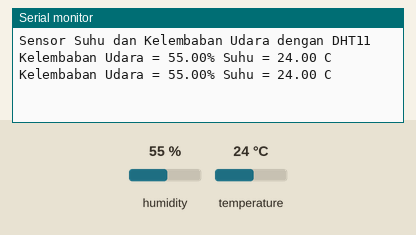
The sketch below on a simulated Arduino Uno, built with avr-gcc and run on an emulated ATmega328P. On the bench: the last lines printed to the serial monitor. Inputs (shaded band) come from the test bench; at power-on: humidity 55 %, temperature 24 °C.

Above: at 2.7 s.
2.8 s: humidity set to 22 %
At 4.1 s:
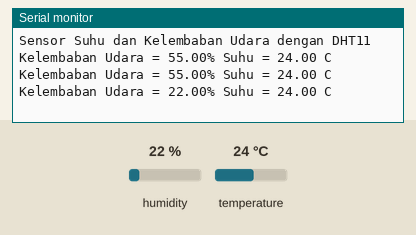
4.3 s: temperature set to 12 °C
At 5.4 s:
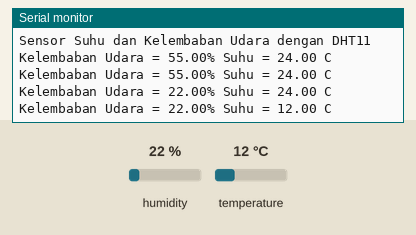
5.8 s: humidity set to 40 %
At 7.5 s:
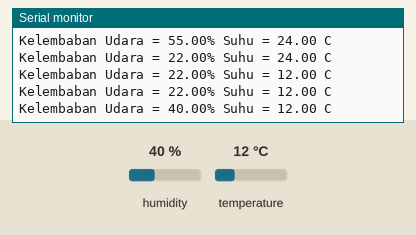
Timing chart, 0 to 9.0 s (numbered marks = the images above; inputs shaded):
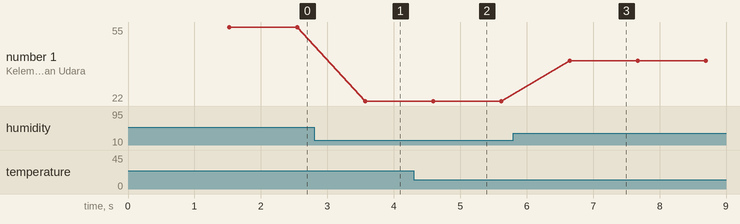

Measured:
- after the input at 2.8 s, the serial monitor: prints a new line after 0.77 s (image 1)
- after the input at 4.3 s, the serial monitor: prints a new line after 0.30 s (image 2)
- after the input at 5.8 s, the serial monitor: prints a new line after 0.85 s (image 3)
- plotted number 1: 55 → 22 after the input at 2.8 s, 22 → 40 after the input at 5.8 s

The sketch:

DHT11_Suhu_dan_RH.ino
```cpp
#include <dht.h>
#define sensor A0
dht DHT;

void setup() {
  Serial.begin(9600);
  delay(500);
  Serial.println("Sensor Suhu dan Kelembaban Udara dengan DHT11\n\n");
  delay(1000);
}

void loop() {
  DHT.read11(sensor);
  Serial.print("Kelembaban Udara = ");
  Serial.print(DHT.humidity);
  Serial.print("% ");
  Serial.print("Suhu = ");
  Serial.print(DHT.temperature);
  Serial.println(" C ");
  delay(1000);
}
```
